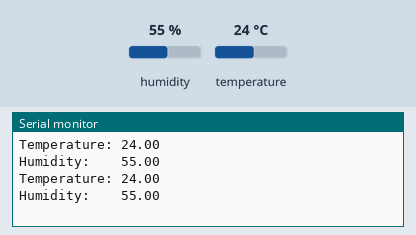
This sketch was run on a simulated Arduino Uno, built with avr-gcc and run on an emulated ATmega328P. Shown: the last lines printed to the serial monitor. The test bench sets the inputs (shaded band); at power-on: humidity 55 %, temperature 24 °C.

Above: at 5.8 s.
5.9 s: humidity set to 22 %
At 10.7 s:
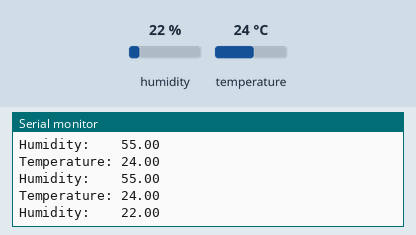
11.9 s: temperature set to 12 °C
At 16.0 s:
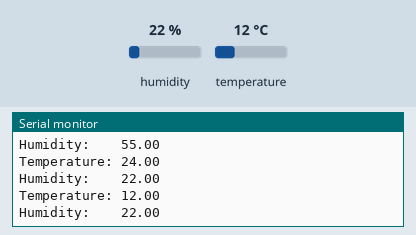
17.9 s: humidity set to 40 %
At 21.2 s:
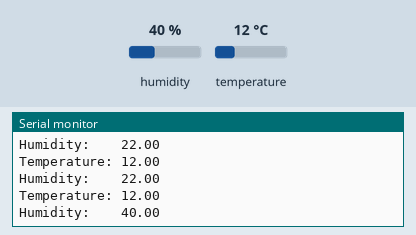
Timing chart, 0 to 22.7 s (numbered marks = the images above; inputs shaded):
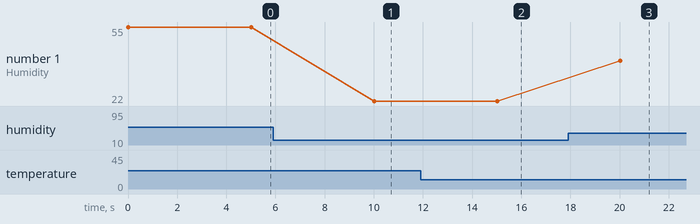

Measured:
- after the input at 5.9 s, the serial monitor: prints a new line after 4.1 s (image 1)
- after the input at 11.9 s, the serial monitor: prints a new line after 3.1 s (image 2)
- after the input at 17.9 s, the serial monitor: prints a new line after 2.1 s (image 3)
- plotted number 1: 55 → 22 after the input at 5.9 s, 22 → 40 after the input at 17.9 s

The sketch:

DHT_Test.ino
```cpp
#include <Arduino.h>
#include "dht.h"

    DHT mydht(15,DHT22);

void setup() {

// write your initialization code here

    Serial.begin(115200);
    mydht.begin();
}

void loop() {
    // write your code here
    float result = mydht.readTemperature();
    Serial.print("Temperature: ");
    Serial.println(result);

    result = mydht.readHumidity();
    Serial.print("Humidity:    ");
    Serial.println(result);
    delay(5000);

}
```
